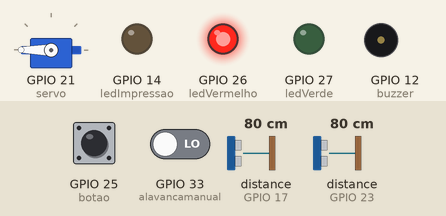
The sketch below on a simulated ESP32. Parts: servo, output pins drawn as LEDs (lit = HIGH), buzzer (waves = sounding, pin HIGH). Inputs (shaded band) come from the test bench; at power-on: GPIO 33 (alavancamanual) LOW, distance to the obstacle (sensors on GPIO 17, GPIO 23) 80 cm, GPIO 25 (botao) LOW. The echo pulse lasts 58.3 µs per cm; WiFi joins after 1.5 s; servers stay silent unless stated; network time is answered at once with the bench clock; the local clock reads 2024-03-15 10:24:30 at power-on unless the sketch sets it; what the sketch prints to the serial monitor is not drawn.

Above: at 6.7 s.
6.8 s: GPIO 33 (alavancamanual) driven HIGH
At 7.8 s:
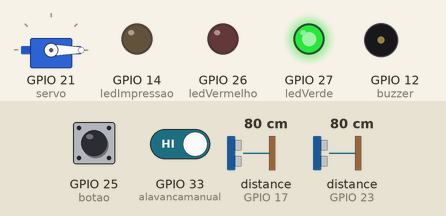
8.3 s: GPIO 33 (alavancamanual) driven LOW
At 8.8 s:
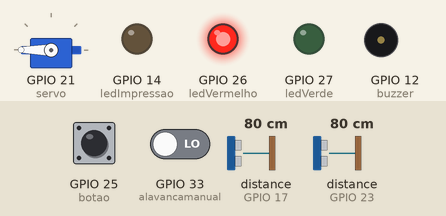
9.8 s: distance to the obstacle (sensor on GPIO 17) set to 2 cm
13.3 s: GPIO 25 (botao) pulled HIGH for 0.15 s
At 13.7 s:
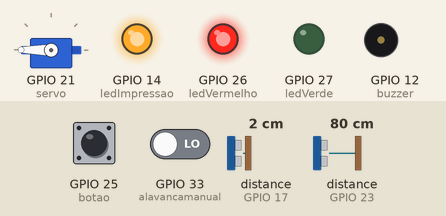
17.8 s: distance to the obstacle (sensor on GPIO 17) set to 60 cm
21.3 s: distance to the obstacle (sensor on GPIO 23) set to 55 cm
24.5 s: distance to the obstacle (sensor on GPIO 23) set to 47 cm
At 26.8 s:
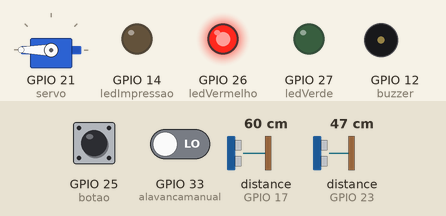
Timing chart, 0 to 28.3 s (numbered marks = the images above; inputs shaded):
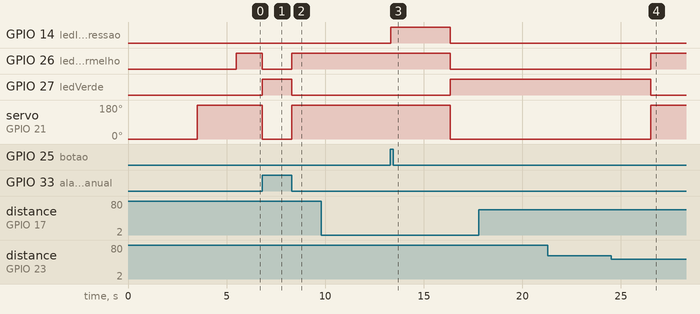

The sketch:

Cancela_de_Estacionamento_v5.ino
```cpp
/*
    - Programação de um sistema de controle de cancela para estacionamento.

    - Matéria: ECAE00 - INTRODUÇÃO À ENGENHARIA E AO MÉTODO CIENTÍFICO
    - Professor: JEREMIAS BARBOSA MACHADO & LUIZ LENARTH GABRIEL VERMAAS
    - Alunos:
        - Victor Augusto - 2025016677
        - Marco Antônio C Vilela - 2025005299
        - Breno Alves - 2025013746
        - Gustavo Fernandes Gonçalves de Lima - 2025002985
        - Arthur Moraes Marques dos Santos - 2025001389

    Funcionalidades basicas solicitadas:
        - O sistema deve controlar a abertura e fechamento de uma cancela de estacionamento.
        - Deve imprimir um ticket genérico (via monitor serial) quando o botão for pressionado por um motorista na entrada.
        - A impressão do ticket é simulada por um período de 3 segundos.
        - Utiliza um LED verde para indicar 'cancela aberta' e um LED vermelho para 'cancela fechada'.
        - Comunica-se com o operador via monitor serial, informando o status do sistema.

    Mecanismo de segurança adicional:
        - Timeout de 30 segundos: Se um veículo demorar demais para passar pelos sensores (seja na entrada ou na saída), a operação é cancelada e a cancela se fecha para evitar que fique aberta indefinidamente.
        - Sistema Anti-Fraude: O sistema detecta se um segundo veículo tenta aproveitar a cancela aberta do primeiro e a fecha imediatamente para impedir a passagem não autorizada.

    Demais funcionalidades adicionadas:
        - Servo motor adicionado
        - Ticket Detalhado com Numeração: O ticket gerado inclui informações extras como data, hora e um número sequencial único para cada veículo.
        - Contador com Reset Automático: A numeração dos veículos é controlada por um contador interno que é zerado automaticamente a cada 24 horas, permitindo um controle diário.
        - Feedback Detalhado de Status: Fornece mensagens específicas no monitor serial para diversas situações, como 'carro aguardando botão', 'botão pressionado sem carro' e 'sistema ocioso'.
        - Indicador Visual de Impressão: Um LED dedicado (ledImpressao) acende durante a simulação da impressão do ticket, fornecendo um feedback visual da operação.

    Hardware utilizado:
        - ESP32 - 1
        - Botão - 2
        - chave - 1
        - LEDs - 3 (verde, vermelho e amarelo)
        - Buzzer - 1
        - Fios de conexão
        - servo motor SG90 - 1
        - Sensor Ultrassônico HC-SR04 - 2
        - resistores
            - 300 ohms - 3
            - 10k ohms - 3

    Links:
        -Wokwi Projeto: https://wokwi.com/projects/433760836074052609
        -GitHub: https://github.com/Victor-Augusto-2025016677/ESP32_projects.git
*/

//#include <Arduino.h> //Somente necessário para o platformio, caso contrario, não é necessário, pois o Arduino IDE já inclui essa biblioteca por padrão.
#include <NTPClient.h> //Cliente NTP para sincronização de tempo
#include <WiFi.h> //Biblioteca para conexão Wi-Fi
#include <WiFiUdp.h> //Biblioteca para comunicação UDP, necessária para o NTPClient
#include <time.h> // Biblioteca para manipulação de tempo
#include <ESP32Servo.h> // Biblioteca para controle de servo motor
#include <Ultrasonic.h> //Biblioteca para o sr04 (sensor ultrassônico)

// Definição das credenciais de Wi-Fi
const char *ssid     = "Wifi2";
const char *password = "01010101";

/*
Para que a esp conecte-se a esta rede wifi, crie um hotspot com as seguintes configurações:

    - Nome da rede: Wifi2
    - Senha: 01010101
    - Tipo de segurança: WPA2-PSK
    - Banda: 2.4GHz

*/

//Servo motor para controle da cancela
Servo ServoCancela; // Criação do objeto Servo para controle da cancela

// Inicialização do cliente NTP
WiFiUDP ntpUDP;
NTPClient timeClient(ntpUDP, "pool.ntp.org", -3 * 3600); // UTC-3

String dataAtual; // Variável para armazenar a data atual
String horaAtual; // Variável para armazenar a hora atual

// Definição dos pinos utilizados
const byte botao = 25;
const byte alavancamanual = 33;
const byte sensorSaida = 34;
const byte ledVerde = 27;
const byte ledVermelho = 26;
const byte ledImpressao = 14;
const byte buzzer = 12;
const byte servo = 21;
const byte trig1 = 16;
const byte echo1 = 17;
const byte trig2 = 22;
const byte echo2 = 23;
bool entradaAtiva = false; // Variável para verificar se há um carro na entrada

//definição dos sensores ultrassônico
Ultrasonic ultrasonic1(trig1, echo1);
Ultrasonic ultrasonic2(trig2, echo2);
const int cmpresente = 50;

//Variaveis servo
const int posicaoAberta = 500; // Posição do servo motor para a cancela aberta
const int posicaoFechada = 1495; // Posição do servo motor para a cancela fechada

//Serial.println("Distance in CM: " + String(ultrasonic.read())+ " ");

// Variáveis para controle de tempo de espera para o timeout
unsigned long tempoEspera = 0; // Variável para armazenar o tempo de espera, inicia zerada.
unsigned long tempoEspera1 = 0;
unsigned long tempoEspera2 = 0;
unsigned long tempoEspera3 = 0;
unsigned long tempoEspera4 = 0;
unsigned long tempoEspera5 = 0;
bool timeout1 = false; // Variável para controle de timeout na entrada
bool timeout2 = false; // Variável para controle de timeout na saida

//Variaveis de tempo
const unsigned long TIMEOUT_ENTRADA = 30000; //timeout da entrada, em milissegundos (30 segundos)
const unsigned long TIMEOUT_SAIDA = 30000; //timeout da saida, em milissegundos (30 segundos)
const unsigned long DELAY_IMPRESSAO = 1500; // Duração da impressão do ticket, em milissegundos, é utilizada 2 vezes, logo, 3 segundos de impressão
const unsigned long DELAY_FECHAMENTO = 2000; // Duração do fechamento da cancela, em milissegundos (2 segundos)
const unsigned long DELAY_CANCELA = 500; // Duração da abertura/fechamento da cancela, em milissegundos (0,5 segundo)
const unsigned long INTERVALO_MSG = 2000; // Intervalo de tempo entre mensagens de status, em milissegundos (2 segundos)

//variaveis buzzer
const int SEGUNDOS_AVISO_BUZZER = 5; //Quantidade de vezes que o buzzer irá tocar, e duração total em seugundos
const unsigned long delaybuzzer = 500; //Atenção, a função de ativação do buzzer, assume que esse valor é 0.5s (500), ou seja, caso altere, a constante anterior, vai ser inexata.

//Outras variaveis
unsigned int NumeroCarros = 0; // Contador de carros que entraram no estacionamento
unsigned long horaultimoReset = 0; // Armazena o horário do último reset do contador
const unsigned long intervaloReset = 24UL * 60UL * 60UL * 1000UL; // 24 horas em milissegundos
bool cancelaAberta = false; // Variável para controle do estado da cancela

//Inicio das funções

void atualizarDataHora()
{
  timeClient.update(); // Atualiza o cliente NTP para obter a hora atual

  time_t rawTime = timeClient.getEpochTime(); // Obtém o tempo atual em segundos desde 1 de janeiro de 1970
  struct tm * timeInfo = localtime(&rawTime); // Converte o tempo bruto para a estrutura tm, que contém informações sobre data e hora

  char dataBuffer[11]; // Formato: dd/mm/yyyy
  char horaBuffer[9]; // Formato: hh:mm:ss
  strftime(dataBuffer, sizeof(dataBuffer), "%d/%m/%Y", timeInfo); // Formata a data
  strftime(horaBuffer, sizeof(horaBuffer), "%H:%M:%S", timeInfo); // Formata a hora

  dataAtual = String(dataBuffer); // Converte o buffer de data para String
  horaAtual = String(horaBuffer); // Converte o buffer de hora para String
}

void FecharCancela() // Esta função é usada para fechar a cancela
{
    //ServoCancela.attach(servo, 395, 2595); // Anexa o servo motor ao pino definido
    digitalWrite(ledImpressao, LOW); // Desliga o LED de impressão
    digitalWrite(ledVerde, LOW); // Desliga o LED verde
    digitalWrite(ledVermelho, HIGH); // Liga o LED vermelho
    ServoCancela.writeMicroseconds(posicaoFechada); // Define a posição do servo motor para fechar a cancela
    //ServoCancela.detach(); // Desanexa o servo motor para evitar consumo desnecessário de energia
    Serial.println("Cancela fechada.\n"); // Mensagem de confirmação de fechamento da cancela
    delay(DELAY_CANCELA); // Mantém a cancela fechada por 0,5 segundo
    cancelaAberta = false; // Define o estado da cancela como fechada
}

void aviso() //Função para fechar a cancela com avisos sonoros.
{
  Serial.println("A cancela irá fechar em " + String(SEGUNDOS_AVISO_BUZZER) + " segundos\n"); //mensagem de aviso

  for (int i = 0; i < SEGUNDOS_AVISO_BUZZER; i++)
  {
    digitalWrite(buzzer, HIGH); // Liga o buzzer
    delay(delaybuzzer); // Espera 500ms
    digitalWrite(buzzer, LOW);  // Desliga o buzzer
    delay(delaybuzzer); // Espera 500ms
  }

  FecharCancela();
}

void ImprimirTicket() //Esta função simula a impressão do ticket de entrada
{
    atualizarDataHora();
    Serial.println("Imprimindo ticket...\n");
    digitalWrite(ledImpressao, HIGH);
    delay(DELAY_IMPRESSAO);
    Serial.println("| ==================== |"); //delimitação estética do ticket
    Serial.println("| Ticket de Entrada");
    Serial.println("| Data: " + dataAtual); //Data da emissão do ticket
    Serial.println("| Hora: " + horaAtual); //Hora da emissão do ticket
    Serial.println("| Carro N°: " + String(++NumeroCarros)); //Nº do carro
    Serial.println("| ==================== |\n");
    delay(DELAY_IMPRESSAO); //1500ms +1500ms = 3 segundos de impressão, como solicitado
    digitalWrite(ledImpressao, LOW);
    Serial.println("Ticket impresso.\n"); // Mensagem de confirmação de impressão
}

void AbrirCancela() //Esta função é usada para abrir a cancela
{
    //ServoCancela.attach(servo, 395, 2595); // Anexa o servo motor ao pino definido
    Serial.println("Abrindo cancela...\n");
    digitalWrite(ledImpressao, LOW); // Desliga o LED de impressão
    digitalWrite(ledVermelho, LOW); // Desliga o LED vermelho
    digitalWrite(ledVerde, HIGH); // Liga o LED verde
    ServoCancela.writeMicroseconds(posicaoAberta); // Define a posição do servo motor para abrir a cancela
    //ServoCancela.detach(); // Desanexa o servo motor para evitar consumo desnecessário de energia
    Serial.println("Cancela aberta.\n"); // Mensagem de confirmação de abertura da cancela
    delay(DELAY_CANCELA); // Delay de 0,5 segundo para simular a abertura da cancela
    cancelaAberta = true; // Define o estado da cancela como aberta
}

void SegurancaEntrada() // Esta função garante que a cancela não fique aberta por muito tempo na entrada
{
    timeout1 = false; // Reseta o timeout para a entrada
    tempoEspera1 = millis(); //reseta o tempo para evitar a repetição de mensagens
    unsigned long tempoInicio = millis(); // Armazena o tempo de início da operação, para a realização do timeout

    while ((ultrasonic1.read() <= cmpresente) == true) //Enquanto há um carro na entrada
    {
        if (millis() - tempoInicio >= TIMEOUT_ENTRADA) // Verifica se o tempo de espera excedeu 30 segundos, caso sim, cancela a operação
        {
            Serial.println("Tempo limite excedido. Cancelando operação.\n"); // Mensagem de cancelamento
            aviso(); // Fecha a cancela, com avisos
            timeout1 = true; // Define o timeout como verdadeiro
            break; //encerra o while

        }
        if (millis() - tempoEspera1 >= INTERVALO_MSG) //Função para que a mensagem não seja exibida repetidamente, mas sim a cada 3 segundos
        {
            Serial.println("Carro ainda posicionado na entrada...\n"); //Mensagem de aviso
            tempoEspera1 = millis(); // Atualiza o tempo de espera para a próxima verificação
        }
    }

    if ((ultrasonic1.read() <= cmpresente) == false) //Se o carro saiu da entrada
    {
        Serial.println("Carro saiu da entrada.\n");
    }

}

void SegurancaSaida()
{
    timeout2 = false;
    tempoEspera2 = millis();
    unsigned long tempoInicio1 = millis();

    // Só monitora a saída se não houve timeout na entrada
    while (timeout1 == false)
    {
        int leituraSaida = ultrasonic2.read();
        int leituraEntrada = ultrasonic1.read();

        if (leituraSaida < cmpresente)
        {
            break; // Carro saiu da área do sensor de saída
        }

        if (millis() - tempoInicio1 >= TIMEOUT_SAIDA)
        {
            Serial.println("Tempo limite excedido. Cancelando operação.\n");
            aviso();
            timeout2 = true;
            return;
        }

        if (millis() - tempoEspera2 >= INTERVALO_MSG)
        {
            Serial.println("Carro ainda não saiu completamente...\n");
            tempoEspera2 = millis();
        }
    }

    if (timeout1 == false)
    {
    // Testes finais após o loop
    int leituraSaida = ultrasonic2.read();
    int leituraEntrada = ultrasonic1.read();

    if (leituraSaida <= cmpresente && leituraEntrada <= cmpresente)
    {
        Serial.println("Carro detectado na entrada e saída. Fechando cancela imediatamente para impedir passagem consecutiva sem emissão de ticket.\n");
        Serial.println("Fechando cancela imediatamente!\n");
        FecharCancela();
    }
    else if (leituraSaida <= cmpresente)
    {
        Serial.println("Carro detectado na saída. Fechando cancela dentro de 2 segundos.\n");
        delay(DELAY_FECHAMENTO);
        FecharCancela();
    }
    }
}

void manual()
{
    bool ativacaomanual = digitalRead(alavancamanual); //Le o a alavanca de ativação manual, caso tenha sido utilizada
    bool execunica = false;
    while(digitalRead(alavancamanual) == HIGH)
    {
        if (execunica == false)
        {
            Serial.println("Alavanca manual ativada. Cancela será aberta manualmente.\n");
            AbrirCancela(); // Abre a cancela manualmente
            execunica = true; // Evita que a mensagem seja repetida
        }
        if (millis() - tempoEspera5 >= INTERVALO_MSG) //para a mensagem não se repetir a cada ciclo de processamento
        {
            Serial.println("Cancela em modo MANUAL"); //Mensagem de feedback
            Serial.println("Status atual cancela: " + String(cancelaAberta ? " Aberta." : " Fechada.") + "\n"); //Informa o status atual da cancela
            tempoEspera5 = millis();
        }
    }
    if (execunica == true) // Se a alavanca foi ativada
    {
        Serial.println("Alavanca manual desativada. Cancela será fechada.\n");
        FecharCancela(); // Fecha a cancela manualmente
    }
}

void entradaativa() //Função para verificar se há um carro na entrada
{
    if (ultrasonic1.read() <= cmpresente) //Se o sensor ultrassônico detectar um carro na posição de entrada
    {
        entradaAtiva = true; //Define a variável entradaAtiva como verdadeira
    }
    else
    {
        entradaAtiva = false; //Caso contrário, define como falsa
    }
}

void entradacarro()
{
    Serial.println("Botão pressionado.\n"); //Mensagem que o botão foi pressionado

    ImprimirTicket(); //Inicia a impressão do ticket

    AbrirCancela(); //Abre a cancela

    SegurancaEntrada(); //Chama a função de segurança da entrada

    SegurancaSaida(); //Chama a função de segurança da saída, o fechamento da cancela é chamado internamente.

    if (timeout1 == true || timeout2 == true) //Se algum timeout foi ativado, não incrementa o contador de carros
    {
        Serial.println("Operação cancelada devido ao timeout. Contador de carros não incrementado.\n");
        if (NumeroCarros > 0)
        {
            NumeroCarros--;  //subtrai 1 do  contador de carros, pois não houve um registro válido
        }
        }
    else //Se não houve timeout, segue normalmente
    {
        Serial.println("Carro registrado com sucesso.\n");
        Serial.println("Sistema pronto para novo veículo.\n"); //Mensagem que o sistema está pronto para uma nova execução
    }


}

void setup() //Inicia o setup do sistema
{
    Serial.begin(115200); //Inicia o serial

    //Define os pinos como entrada ou Saida
    pinMode(botao, INPUT);
    pinMode(alavancamanual, INPUT);
    pinMode(sensorSaida, INPUT);
    pinMode(ledVerde, OUTPUT);
    pinMode(ledVermelho, OUTPUT);
    pinMode(ledImpressao, OUTPUT);
    pinMode(buzzer, OUTPUT);

    // Conexão com a rede Wi-Fi
    WiFi.begin(ssid, password);
    while ( WiFi.status() != WL_CONNECTED )
    {
    delay ( 500 );
    Serial.print ( "." );
    }

    //inicia o tempo do cliente NTP
    timeClient.begin();

    //Servo motor
    ServoCancela.setPeriodHertz(50);
    ServoCancela.attach(servo, posicaoAberta, posicaoFechada);
    ServoCancela.writeMicroseconds(posicaoAberta); // Cancela aberta
    delay(2000);
    ServoCancela.writeMicroseconds(posicaoFechada); // Cancela fechada
    delay(2000);

    //Define o estado inicial como fechado
    digitalWrite(ledImpressao, LOW);
    digitalWrite(ledVerde, LOW);
    digitalWrite(ledVermelho, HIGH);
    ServoCancela.writeMicroseconds(posicaoFechada);
    cancelaAberta = false;

    //Mensagem que o sistema iniciou, infelizmente nunca é vista, pois até abrir o monitor serial, isto já foi executado
    Serial.println("");
    Serial.println("Sistema de Controle de Cancela Iniciado.\n");
}

void loop() //Função de loop continuo
{
    unsigned long atual = millis(); //Salva o tempo do loop atual
    bool ativacaomanual = digitalRead(alavancamanual); //Le o a alavanca de ativação manual, caso tenha sido utilizada
    bool botaoPressionado = digitalRead(botao); //Le o botão de inicio

    if (atual - horaultimoReset >= intervaloReset) //Reset a cada 24h do número de carros.
    {
        NumeroCarros = 0;
        horaultimoReset = atual;
        Serial.println("Contador de carros resetado após 24h.");
    }

    if (ativacaomanual == true) //Se a alavanca manual for ativada, chama a função de controle manual
    {
        manual(); //Chama a função de controle manual
    }

    entradaativa(); //Chama a função para verificar se há carro na entrada

    if (entradaAtiva && botaoPressionado) //Se há carro na posição de entrada, e o botão foi pressionado, inicia a sequencia de ações
    {
        entradacarro(); //Chama a função de entrada do carro
    }

        else if (!entradaAtiva && botaoPressionado && millis() - tempoEspera >= INTERVALO_MSG) //Se não há carro na posição, mas o botão foi pressionado
        {
            Serial.println("Botão pressionado, mas não há carro na posição.");
            Serial.println("Status atual cancela: " + String(cancelaAberta ? " Aberta." : " Fechada.") + "\n");
            tempoEspera = millis();
        }

            else if (entradaAtiva && !botaoPressionado && millis() - tempoEspera3 >= INTERVALO_MSG) //Se há carro, mas o botão não foi pressionado ainda
            {
                Serial.println("há carro na posição, aguardando pressionamento do botão...");
                Serial.println("Status atual cancela: " + String(cancelaAberta ? " Aberta." : " Fechada.") + "\n");
                tempoEspera3 = millis();
            }

                else if (!entradaAtiva && !botaoPressionado && millis() - tempoEspera4 >= INTERVALO_MSG) //Se não há carro na posição, e o botão não foi pressionado
                {
                    Serial.println("Não há carro na posição, sistema em idle (Aguardando Veiculos)");
                    Serial.println("Status atual cancela: " + String(cancelaAberta ? " Aberta." : " Fechada.") + "\n");
                    Serial.println("Distance in CM: " + String(ultrasonic2.read())); //FIZ PARA TESTAR, E SIM, ELE LÊ PERFEITAMENTE.
                    tempoEspera4 = millis();
                }

}
```

Measured:
- the behaviour switches between 50 and 49 cm on distance to the obstacle (sensor on GPIO 23) (found by bisection; images 3 and 4)
- after the input at 6.8 s, GPIO 26 (ledVermelho): HIGH → LOW at once; GPIO 27 (ledVerde): LOW → HIGH at once; servo on GPIO 21 (servo): 180° → 0° at once
- after the input at 8.3 s, GPIO 26 (ledVermelho): LOW → HIGH at once; GPIO 27 (ledVerde): HIGH → LOW at once; servo on GPIO 21 (servo): 0° → 180° at once
- after the input at 9.8 s, every drawn part: stays the same
- after the input at 13.3 s, GPIO 14 (ledImpressao): LOW → HIGH at once, → LOW 3.0 s later; GPIO 26 (ledVermelho): HIGH → LOW after 3.0 s; GPIO 27 (ledVerde): LOW → HIGH after 3.0 s; servo on GPIO 21 (servo): 180° → 0° after 3.0 s
- after the input at 17.8 s, every drawn part: stays the same
- after the input at 21.3 s, every drawn part: stays the same
- after the input at 24.5 s, GPIO 26 (ledVermelho): LOW → HIGH after 2.0 s; GPIO 27 (ledVerde): HIGH → LOW after 2.0 s; servo on GPIO 21 (servo): 0° → 180° after 2.0 s
